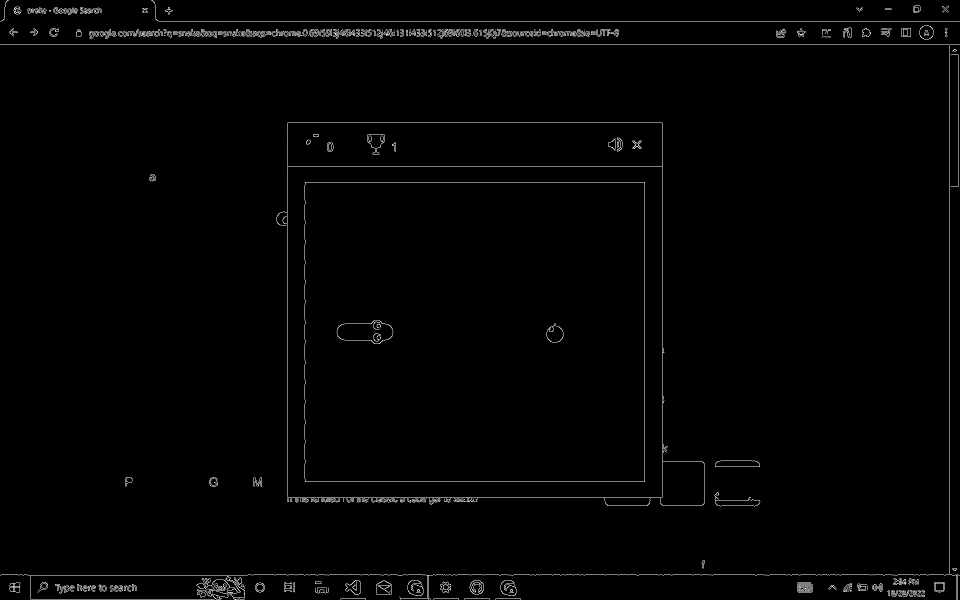
#> input picture canny.jpg, 1920 x 1200 px (shown at 1/2 size)
$ python testContours.py
#> lines starting #> are read from the running program, lines starting #| are printed output that depends on the picture; after the words box and inside, x2 and y2 are one past the last pixel; in counts of white or black regions, pixels touching at a corner belong together
import cv2
import numpy
import mss
import time
import imutils
import matplotlib.pyplot as plt

canny = cv2.imread('canny.jpg')
#> canny is the input picture: shape (1200, 1920, 3); min 0, max 255, mean 3.3
cv2.imshow('canny', canny)
canny = cv2.cvtColor(canny, cv2.COLOR_BGR2GRAY)
#> canny: shape (1200, 1920)
canny2 = canny.copy()
canny2 = cv2.cvtColor(canny2, cv2.COLOR_GRAY2RGB)

keypoints = cv2.findContours(canny, cv2.RETR_TREE, cv2.CHAIN_APPROX_SIMPLE)
#> keypoints = 7923 contours, 7612 with area under 20; largest, box (x1, y1, x2, y2) and area: (552, 240, 1416, 1016) 579784, (574, 332, 1326, 996) 496138, (608, 360, 1296, 968) 410289, (609, 364, 1290, 964) 406854, (574, 244, 1326, 333) 65946
contours = imutils.grab_contours(keypoints)
#> contours has the same summary as keypoints
contours = sorted(contours, key = cv2.contourArea, reverse = True)[:5]
#> contours = 5 contours; box (x1, y1, x2, y2) and area: (552, 240, 1416, 1016) 579784, (574, 332, 1326, 996) 496138, (608, 360, 1296, 968) 410289, (609, 364, 1290, 964) 406854, (574, 244, 1326, 333) 65946
for contour in contours:
    cv2.drawContours(canny2, contour, -1, (0, 255, 0), 3)
#> this loop made 5 passes
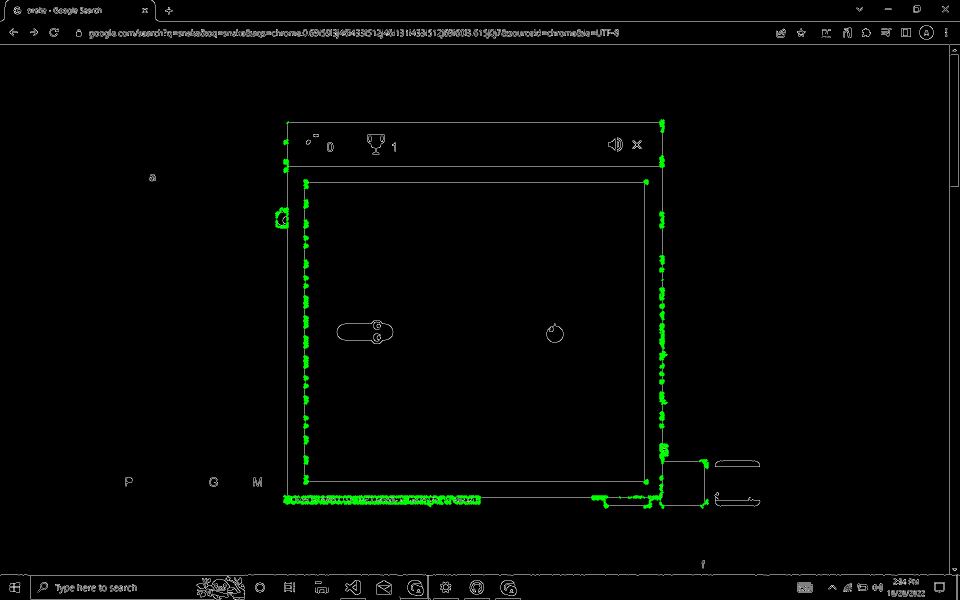
#> canny2: shape (1200, 1920, 3) (shown at 1/2 size); 0.65% of pixels changed, all inside (x1, y1, x2, y2) = (550, 238, 1418, 1018)

canny2 = cv2.resize(canny2, (int(canny2.shape[1] * 0.6), int(canny2.shape[0] * 0.6)))
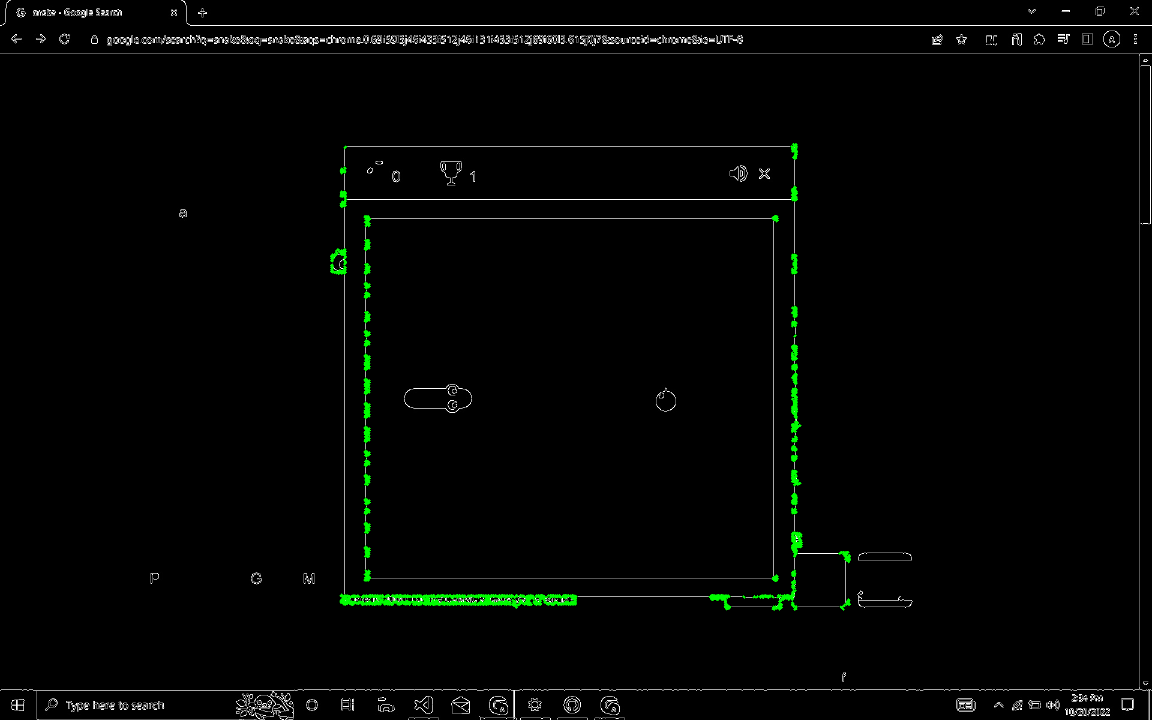
#> canny2: shape (720, 1152, 3); mean B, G, R 3.2, 4.8, 3.2
cv2.imshow('contours', canny2)

key = cv2.waitKey(0)
#> (key Esc is pressed here)
